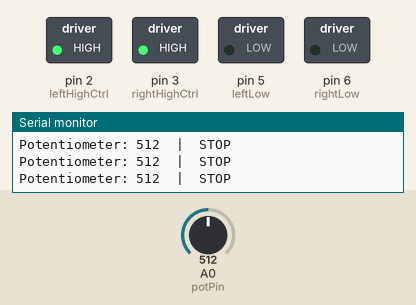
A sketch run on a simulated Arduino Uno, built with avr-gcc and run on an emulated ATmega328P. Shown: switched loads named in the sketch (green lamp = pin HIGH), the last lines printed to the serial monitor. The test bench sets the inputs (shaded band); at power-on: A0 (potPin) = 512.

Above: at 1.2 s.
1.3 s: A0 (potPin) set to 535
4.3 s: A0 (potPin) set to 551
At 4.7 s:
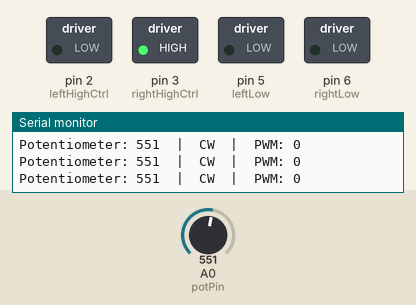
5.8 s: A0 (potPin) set to 306
At 7.0 s:
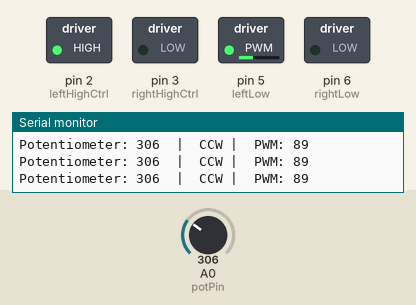
7.3 s: A0 (potPin) set to 122
At 7.8 s:
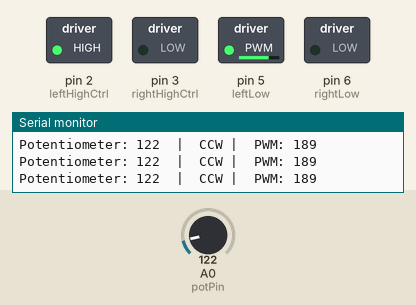
8.8 s: A0 (potPin) set to 0
At 9.2 s:
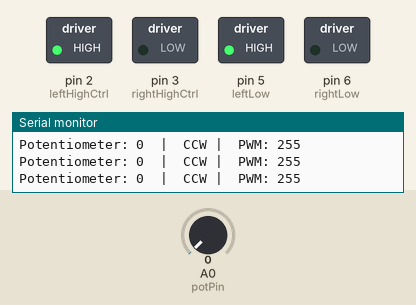
10.3 s: A0 (potPin) set to 716
At 11.1 s:
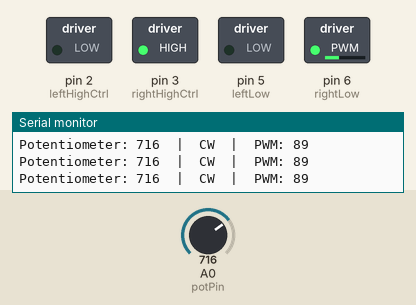
Timing chart, 0 to 12.8 s (numbered marks = the images above; inputs shaded):
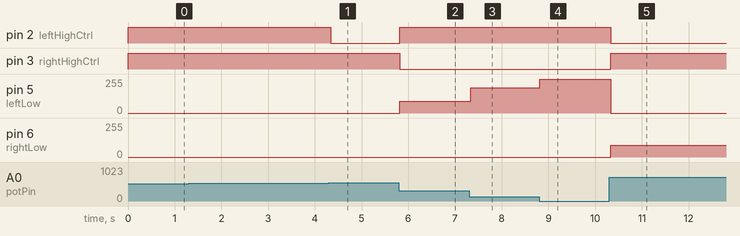

The sketch:

HBridge.code.ino
```cpp
// ----- Pin definitions -----
const int potPin = A0;

// High-side PMOS control pins (through 10k/2k voltage divider)
const int leftHighCtrl  = 2;   // LOW = left PMOS ON, HIGH = OFF
const int rightHighCtrl = 3;   // LOW = right PMOS ON, HIGH = OFF

// Low-side NMOS pins (direct from Arduino)
const int leftLow  = 5;        // bottom-left NMOS (PWM capable)
const int rightLow = 6;        // bottom-right NMOS (PWM capable)

// ----- Tuning values -----
const int deadbandLow  = 470;
const int deadbandHigh = 550;

void setup() {
  pinMode(leftHighCtrl, OUTPUT);
  pinMode(rightHighCtrl, OUTPUT);
  pinMode(leftLow, OUTPUT);
  pinMode(rightLow, OUTPUT);

  // Initialize all outputs to OFF state
  digitalWrite(leftHighCtrl, HIGH);   // PMOS OFF (HIGH = off due to divider)
  digitalWrite(rightHighCtrl, HIGH);  // PMOS OFF
  analogWrite(leftLow, 0);
  analogWrite(rightLow, 0);

  Serial.begin(9600);
  Serial.println("H-Bridge Motor Control Started");
}

void loop() {
  int potValue = analogRead(potPin);

  Serial.print("Potentiometer: ");
  Serial.print(potValue);
  Serial.print("  |  ");

  if (potValue >= deadbandLow && potValue <= deadbandHigh) {
    // Dead zone - motor stopped (coast mode)
    Serial.println("STOP");
    stopMotor();
  }
  else if (potValue > deadbandHigh) {
    // Clockwise direction
    int pwmValue = map(potValue, deadbandHigh, 1023, 0, 255);
    pwmValue = constrain(pwmValue, 0, 255);
    Serial.print("CW  |  PWM: ");
    Serial.println(pwmValue);
    driveClockwise(pwmValue);
  }
  else {
    // Counter-clockwise direction
    int pwmValue = map(potValue, 0, deadbandLow, 255, 0);
    pwmValue = constrain(pwmValue, 0, 255);
    Serial.print("CCW |  PWM: ");
    Serial.println(pwmValue);
    driveCounterClockwise(pwmValue);
  }

  delay(50);  // Small delay for stability
}

// Drive motor clockwise (forward)
void driveClockwise(int pwmValue) {
  // Diagonal 1: Left-High (PMOS) ON + Right-Low (NMOS) PWM

  digitalWrite(leftHighCtrl, LOW);   // Left PMOS ON (LOW through divider)
  digitalWrite(rightHighCtrl, HIGH); // Right PMOS OFF
  analogWrite(leftLow, 0);           // Left low-side OFF
  analogWrite(rightLow, pwmValue);   // Right low-side PWM
}

// Drive motor counter-clockwise (reverse)
void driveCounterClockwise(int pwmValue) {
  // Diagonal 2: Right-High (PMOS) ON + Left-Low (NMOS) PWM

  digitalWrite(rightHighCtrl, LOW);  // Right PMOS ON (LOW through divider)
  digitalWrite(leftHighCtrl, HIGH);  // Left PMOS OFF
  analogWrite(rightLow, 0);          // Right low-side OFF
  analogWrite(leftLow, pwmValue);    // Left low-side PWM
}

// Stop motor - all MOSFETs OFF (coast mode)
void stopMotor() {
  digitalWrite(leftHighCtrl, HIGH);  // Left PMOS OFF
  digitalWrite(rightHighCtrl, HIGH); // Right PMOS OFF
  analogWrite(leftLow, 0);           // Left low-side OFF
  analogWrite(rightLow, 0);          // Right low-side OFF
}
```

Measured:
- the behaviour switches between 550 and 551 on A0 (potPin) (found by bisection; images 0 and 1)
- after the input at 4.3 s, pin 2 (leftHighCtrl): HIGH → LOW after 0.05 s
- after the input at 5.8 s, pin 2 (leftHighCtrl): LOW → HIGH at once; pin 3 (rightHighCtrl): HIGH → LOW at once; pin 5 (leftLow): 0/255 → 89/255 at once
- after the input at 7.3 s, pin 5 (leftLow): 89/255 → 189/255 at once
- after the input at 8.8 s, pin 5 (leftLow): 189/255 → 255/255 at once
- after the input at 10.3 s, pin 2 (leftHighCtrl): HIGH → LOW at once; pin 3 (rightHighCtrl): LOW → HIGH at once; pin 5 (leftLow): 255/255 → 0/255 at once; pin 6 (rightLow): 0/255 → 89/255 at once
